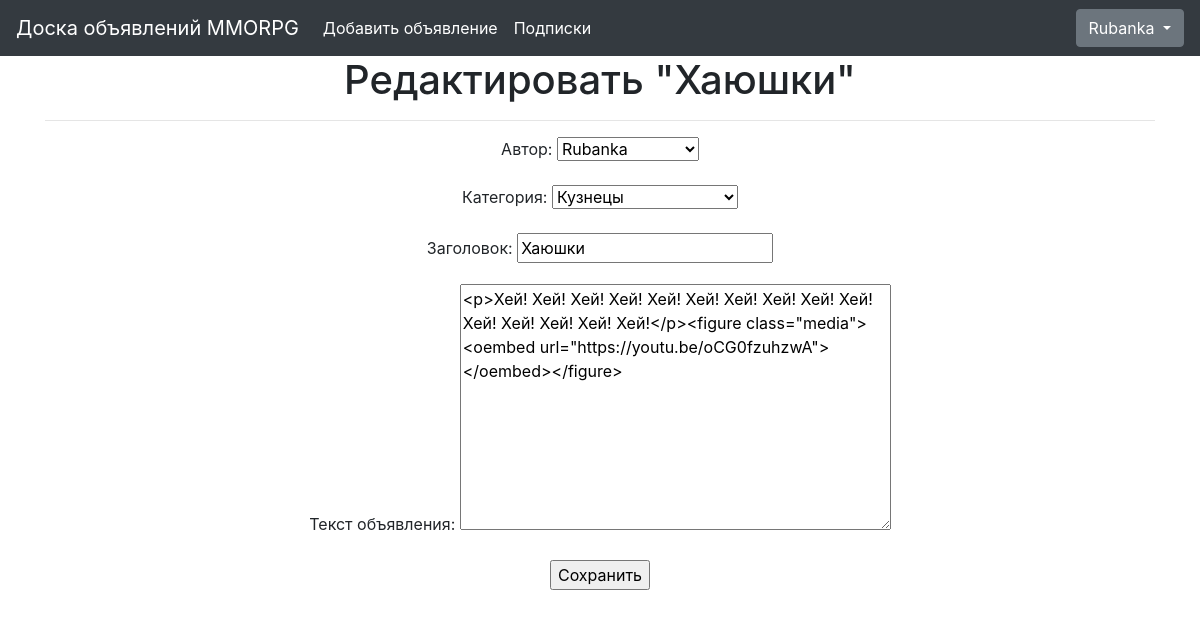
The page /ads/4/edit/ (signed in) on the database its author committed.
### billboard/models.py (models this page shows, shortened)
class Ad(models.Model):
    CATEGORY_CHOICES = (
        ('TA', 'Танки'),
        ('HI', 'Хилы'),
        ('DD', 'ДД'),
        ('DE', 'Торговцы'),
        ('GM', 'Гилдмастеры'),
        ('QG', 'Квестгиверы'),
        ('BS', 'Кузнецы'),
        ('TA', 'Кожевники'),
        ('PM', 'Зельевары'),
        ('SM', 'Мастера заклинаний'))
    author = models.ForeignKey(User, on_delete=models.CASCADE, verbose_name='Автор')
    category = models.CharField(max_length=2, choices=CATEGORY_CHOICES, default='TA', verbose_name='Категория')
    dateCreation = models.DateTimeField(auto_now_add=True, verbose_name='Дата публикации')
    title = models.CharField(max_length=256, verbose_name='Заголовок')
    text = CKEditor5Field(verbose_name='Текст', config_name='extends', null=True, blank=True)
    class Meta:
        verbose_name = 'Объявление'
        verbose_name_plural = 'Объявления'

### billboard/views.py (the view, shortened to what this page needs)
# urls.py: path('<int:pk>/edit/', AdUpdate.as_view(), name='ad_edit'),
class AdUpdate(LoginRequiredMixin, UpdateView):
    raise_exception = True
    permission_required = ('billboard.change_ad',)
    form_class = AdForm
    model = Ad
    template_name = 'ad_edit.html'
    def get_context_data(self, **kwargs):
        context = super().get_context_data(**kwargs)
        context['ad_author'] = Ad.objects.get(pk=self.kwargs.get('pk')).author
        return context

### billboard/forms.py (shortened to what this page needs)
class AdForm(forms.ModelForm):
    class Meta:
        model = Ad
        fields = ('author', 'category', 'title', 'text',)
        exclude = ['dateCreation']
    def __init__(self, *args, **kwargs):
        super(AdForm, self).__init__(*args, **kwargs)
        self.fields['category'].label = "Категория:"
        self.fields['title'].label = "Заголовок"
        self.fields['text'].label = "Текст объявления:"

### templates/ad_edit.html (shortened to what this page needs)
{% extends 'base.html' %}
{% load crispy_forms_tags %}
{% load static %}
{% block content %}
    {% if user == ad_author or is_url_create %}
    {% if is_url_create %}
        <h1> Создать объявление </h1>
    {% else %}
        <h1> Редактировать "{{ ad.title }}" </h1>
    {% endif %}
    <hr>
        <form action="" method="POST" enctype="multipart/form-data">
            {{ form.as_p }}
            <input type="submit" value='Сохранить' />
        </form>
    {% else %}
        <h3> Вы не можете редактировать чужие объявления! </h3>
    {% endif %}
{% endblock content %}

### templates/base.html (shortened to what this page needs)
<!doctype  html>
<html  lang="en">
<head>
    {% load static %}
    <link  rel="stylesheet"  href="https://maxcdn.bootstrapcdn.com/bootstrap/4.0.0/css/bootstrap.min.css">
</head>
<body>
<nav class="navbar navbar-expand-lg navbar-dark bg-dark">
  <a class="navbar-brand" href="/ads/">Доска объявлений MMORPG</a>
<div class="collapse navbar-collapse" id="navbarSupportedContent">
    <ul class="navbar-nav mr-auto">
        {% if user.is_authenticated %}
        <li class="nav-item active">
            <a class="nav-link" href="{% url 'ad_create' %}">Добавить объявление
                <span class="sr-only">(current)</span></a>
        </li>
        <li class="nav-item active">
            <a class="nav-link" href="{% url 'subscriptions' %}">Подписки
                </a>
        </li>
        {% endif %}
    </ul>
        <div class="btn-group">
        <button type="button" class="btn btn-secondary dropdown-toggle" data-toggle="dropdown" aria-haspopup="true" aria-expanded="false">
        {% if user.is_authenticated %}
            {{ user }}
        {% else %}
            Войти
        {% endif %}
        </button>
    </div>
</div>
</nav>
<div class="container">
    <div class="row">
        <div class="col-lg-12 text-center">
            {% block content %}{% endblock content %}
        </div>
    </div>
</div>
</body>
</html>

### rows shown on the page
Ad: title "Хаюшки", author "Rubanka", category "Кузнецы", text "<p>Хей! Хей! Хей! Хей! Хей! Хей! Хей! Хей! Хей! Хей! Хей! Хей! Хей! Хей! Хей!</p><figure class=\"media\"><oembed url=\"https://youtu.be/oCG0fzuhzwA\"></oembed></figure>"

### other values the page prints
{{ user }} "Rubanka"
